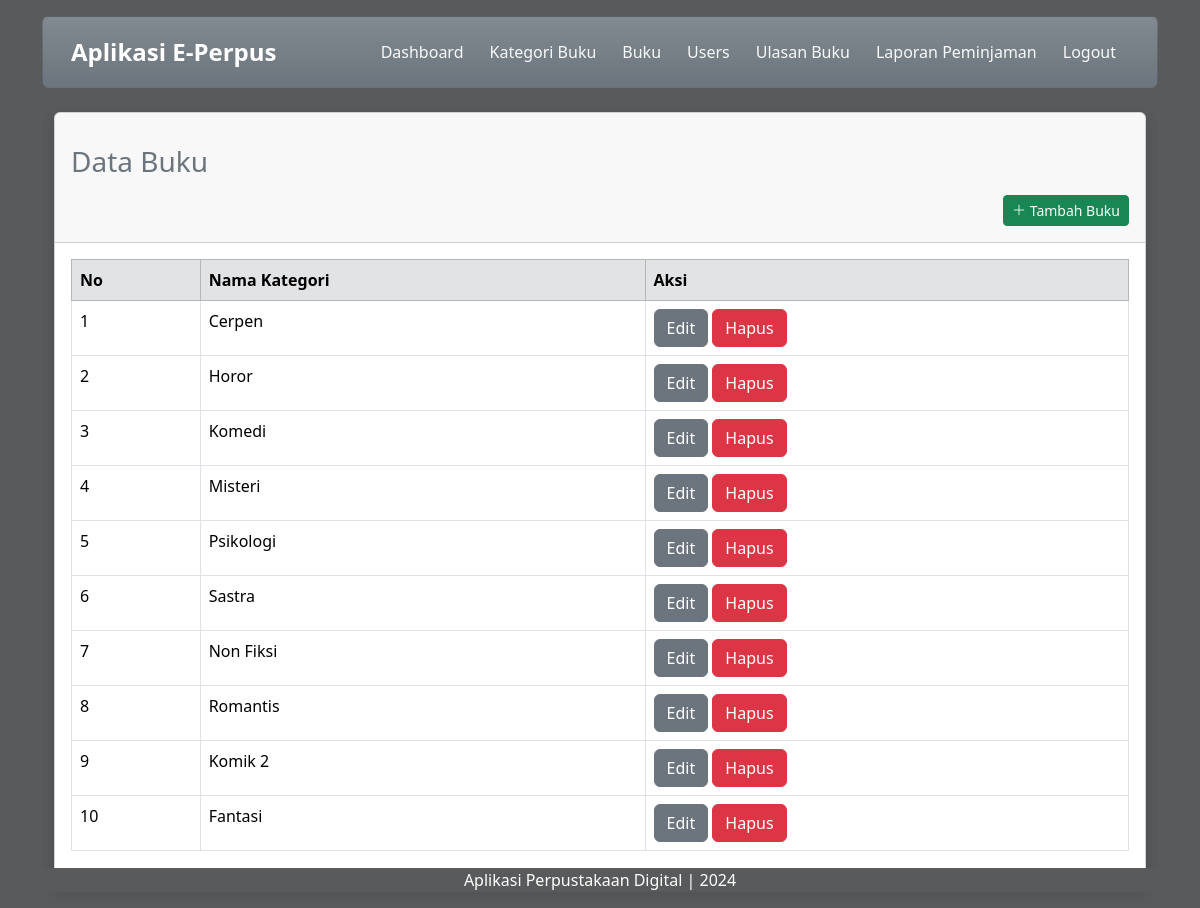
/admin/kategori-buku.php (signed in), run on the app's committed database.
### tables this page shows
CREATE TABLE `kategoribuku` (
  `id_kategori` int(11) NOT NULL,
  `nama_kategori` varchar(255) NOT NULL
);

### admin/kategori-buku.php (the view, shortened to what this page needs)
<!DOCTYPE html>
<html lang="en">
<head>
  <link href="https://cdn.jsdelivr.net/npm/bootstrap@5.3.2/dist/css/bootstrap.min.css" rel="stylesheet">
  <link rel="stylesheet" href="https://cdn.jsdelivr.net/npm/bootstrap-icons@1.11.3/font/bootstrap-icons.min.css">
  <link rel="stylesheet" href="bootstrap/css/bootstrap.min.css">
</head>
<body>
  <body class="hold-transition login-page" style="background-color: #595A5B;">
    <div class="container">
      <div class="content mt-3">
        <div class="card bg-secondary bg-gradient">
          <div class="card-body">
            <div class="container-fluid">
              <div class="d-flex justify-content-end align-items-center">
                <a class="navbar-brand text-white me-auto" style="font-size: 1.5em;"><strong>Aplikasi E-Perpus</strong></a>
                <a href="index.php" class="btn text-light">Dashboard</a>
                <a href="kategori-buku.php" class="btn text-light">Kategori Buku</a>
                <a href="buku.php" class="btn text-light">Buku</a>
                <a href="user.php" class="btn text-light">Users</a>
                <a href="koleksi-ulasan.php" class="btn text-light">Ulasan Buku</a>
                <a href="generate.php" class="btn text-light">Laporan Peminjaman</a>
                <a href="../logout.php" class="btn text-light">Logout</a>
              </div>
            </div>
          </div>
        </div>
      </div>
      <div class="container-fluid">
        <br>
        <div class="card shadow mb-4">
          <div class="card-header py-3">
            <h3 class="m-0 font-weight-bold text-secondary py-3">Data Buku</h3>
            <div class="d-flex justify-content-end">
              <a class="btn btn-sm btn-success" href="" data-bs-toggle="modal" data-bs-target="#exampleModal"><i class="bi bi-plus-lg"></i> Tambah Buku</a>
            </div>
          </div>
          <div class="card-body">
            <div class="table-responsive">
              <table class="table table-bordered" id="dataTable" width="100%" cellspacing="0">
                <thead class="table table-secondary">
                  <tr>
                    <th>No</th>
                    <th>Nama Kategori</th>
                    <th>Aksi</th>
                  </tr>
                </thead>
                <tbody>
                  <?php
                  include('../koneksi.php');
                  $no = 1;
                  $query = mysqli_query($koneksi, "SELECT * FROM kategoribuku");
                  while ($row = mysqli_fetch_array($query)) {
                  ?>
                    <tr>
                      <td><?php echo $no++; ?></td>
                      <td><?php echo $row['nama_kategori']; ?></td>
                      <td>
                        <a href="" data-bs-toggle="modal" data-bs-target="#modalEditKategori<?php echo $row['id_kategori']; ?>" class="btn btn-secondary">Edit</a>
                        <a href="proses/hapus-kategori.php?id_kategori=<?php echo $row['id_kategori']; ?>" onclick="return confirm('yakin untuk dihapus?');" class="btn btn-danger">Hapus</a>
                      </td>
                    </tr>
                  <?php  } ?>
                </tbody>
              </table>
            </div>
          </div>
        </div>
      </div>
      <?php
      $data = "SELECT * FROM kategoribuku WHERE id_kategori ";
      $result = mysqli_query($koneksi, $data);
      while ($row = mysqli_fetch_array($result)) {
      ?>
        <div class="content mt-3 fixed-bottom">
          <p class="text-center text-white" style="background-color: #595A5B;"> Aplikasi Perpustakaan Digital | 2024 </p>
        </div>
      <?php
      }
      ?>
      <link rel="stylesheet" href="bootstrap/css/bootstrap.min.css">
  </body>
</html>

### data on the page
kategoribuku: nama_kategori "Cerpen"
kategoribuku: nama_kategori "Horor"
kategoribuku: nama_kategori "Komedi"
kategoribuku: nama_kategori "Misteri"
kategoribuku: nama_kategori "Psikologi"
kategoribuku: nama_kategori "Sastra"
kategoribuku: nama_kategori "Non Fiksi"
kategoribuku: nama_kategori "Romantis"
kategoribuku: nama_kategori "Komik 2"
kategoribuku: nama_kategori "Fantasi"
